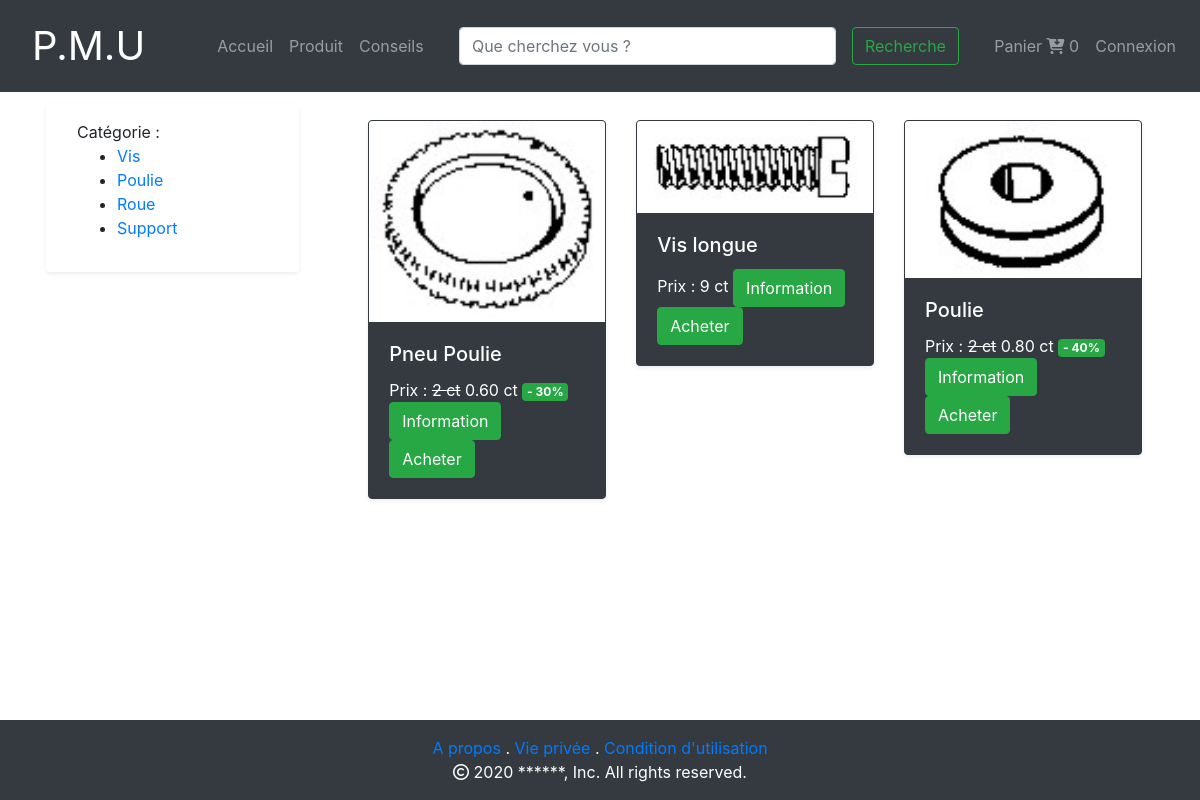
The page /vue/cat_prod.php on the database its author committed.
### tables this page shows
CREATE TABLE IF NOT EXISTS `categorie_produit` (
  `id_cat_prod` int NOT NULL AUTO_INCREMENT,
  `libelle` varchar(255) NOT NULL,
  PRIMARY KEY (`id_cat_prod`)
);

CREATE TABLE IF NOT EXISTS `objet` (
  `id` int NOT NULL AUTO_INCREMENT,
  `chemin` varchar(255) NOT NULL,
  `image` varchar(255) NOT NULL,
  `id_prod` int NOT NULL,
  PRIMARY KEY (`id`),
  KEY `fk_prod_objet` (`id_prod`)
);

CREATE TABLE IF NOT EXISTS `produit` (
  `id_produit` int NOT NULL AUTO_INCREMENT,
  `reference` varchar(5) NOT NULL,
  `quantité` int NOT NULL,
  `prix_unitaire` int NOT NULL,
  `libelle` varchar(255) NOT NULL,
  `description` text NOT NULL,
  `id_cat` int NOT NULL,
  `promotion` int DEFAULT NULL,
  PRIMARY KEY (`id_produit`),
  KEY `fk_cat` (`id_cat`)
);

### models/CategorieManager.php (called while the page is built, shortened)
<?php
include_once('Categorie.php');
class CategorieManager
{
    public function listeCategorie()
  {
    $DBase = new Connect();
    $db = $DBase->connexion();
    $categories = [];
    $q = $db->prepare('SELECT id_cat_prod,libelle from categorie_produit');
    $q->execute();
    while ($donnees = $q->fetch(PDO::FETCH_ASSOC))
    {
      $categories[] = new Categorie($donnees);
    }
    return $categories;
  }
}
?>

### models/Categorie.php (called while the page is built, shortened)
<?php
class Categorie
{
	private $_id;
	private $_libelle;
	public function __construct($donnees)
	{
		$this->_id = $donnees['id_cat_prod'];
		$this->_libelle = $donnees['libelle'];
	}
	public function getId()
	{
		return $this->_id;
	}
	public function getLibelle()
	{
		return $this->_libelle;
	}
}
?>

### models/ArticleManager.php (called while the page is built, shortened)
<?php
include_once('Article.php');
class articleManager
{
  public function getPromotionCategorie($categorie)
  {
    $promotions = [];
    $DBase = new Connect();
		$db = $DBase->connexion();
    $q = $db->prepare('SELECT id_produit,produit.libelle,chemin,image,prix_unitaire,ROUND(prix_unitaire*(pourcentage/100),2)as prix,promotion,pourcentage,datefin from produit
    join categorie_produit on categorie_produit.id_cat_prod = id_cat
    join objet on objet.id_prod = id_produit
    join promotion on promotion.id = produit.promotion where CURDATE() between datedebut and datefin and categorie_produit.id_cat_prod LIKE "'.$categorie.'"');
    $q->execute();
    while ($donnees = $q->fetch(PDO::FETCH_ASSOC))
    {
      $promotions[] = new Article($donnees);
    }
    return $promotions;
  }
  public function getList($categorie)
  {
    $articles = [];
    $DBase = new Connect();
    $db = $DBase->connexion();
    $q = $db->prepare('SELECT id_produit,produit.libelle,description,prix_unitaire,chemin,image,promotion from objet join (produit
    join categorie_produit on categorie_produit.id_cat_prod = id_cat) on produit.id_produit = id_prod  where id_cat LIKE "'.$categorie.'" ');
    $q->execute();
    while ($donnees = $q->fetch(PDO::FETCH_ASSOC))
    {
      $articles[] = new Article($donnees);
    }
    return $articles;
  }
}

### models/Article.php (called while the page is built, shortened)
<?php
class Article
{
	private $_id ;
	private $_prix_unitaire = 0;
	private $_libelle = "";
	private $_chemin = "";
	private $_nomImage = "";
	private $_id_promotion = "";
	private $_prixPromo;
	private $_pourcentage;
	public function __construct($donnees)
	{
		if (isset($donnees['id_produit'])) {
			$this->_id = $donnees['id_produit'];
		}
		if (isset($donnees['prix_unitaire'])) {
			$this->_prix_unitaire = $donnees['prix_unitaire'];
		}
		if (isset($donnees['libelle'])) {
			$this->_libelle = $donnees['libelle'];
		}
		if (isset($donnees['chemin'])) {
			$this->_chemin = $donnees['chemin'];
		}
		if (isset($donnees['image'])) {
			$this->_nomImage = $donnees['image'];
		}
		if (isset($donnees['promotion'])) {
			$this->_id_promotion = $donnees['promotion'];
		}
		if (isset($donnees['prix'])) {
			$this->_prixPromo = $donnees['prix'];
		}
		if (isset($donnees['pourcentage'])) {
			$this->_pourcentage = $donnees['pourcentage'];
		}
	}
	public function getId()
	{
		return $this->_id;
	}
	public function getPrix()
	{
		return $this->_prix_unitaire;
	}
	public function getLibelle()
	{
		return $this->_libelle;
	}
	public function getImage()
	{
		return $this->_chemin;
	}
	public function getNomImage()
	{
		return $this->_nomImage;
	}
	public function getPromotion()
	{
		return $this->_id_promotion;
	}
	public function getPrixPromo()
	{
		return $this->_prixPromo;
	}
	public function getPourcentage()
	{
		return $this->_pourcentage;
	}
}
 ?>

### vue/cat_prod.php (the view, shortened to what this page needs)
<?php
    include_once('../models/CategorieManager.php');
    include_once('../models/Categorie.php');
    include_once('../models/ArticleManager.php');
    $article = [];
    $articlePromo = [];
    $Cat_man = new CategorieManager();
    $Art_man = new articleManager();
    if(isset($_GET['categorie'])){
        $article = $Art_man->getList($_GET['categorie']);
        $articlePromo=$Art_man->getPromotionCategorie($_GET['categorie']);
    }
    else{
        $article = $Art_man->getList('%');
        $articlePromo=$Art_man->getPromotionCategorie('%');
    }
    $categories = $Cat_man->listeCategorie();
    $tailleCategories = sizeof($categories);
    $tailleArticle = sizeof($article);
?>
<html lang="fr">
    <?php include_once('../public/template/head.php'); ?>
    <body>
        <?php include_once('../public/template/header.php'); ?>
        <main>
           <div class="container-fluid">
               <div class="row ml-1 p-2">
                    <div class="col-3">
                        <div class="row shadow-sm m-1 p-3 mb-5 bg-white rounded">
                            <div class="col">
                                <a>Catégorie :</a>
                                <ul>
                                    <?php
                                        for ($i=0; $i < $tailleCategories; $i++) {
                                            echo '<li> <a href="cat_prod.php?categorie='.$categories[$i]->getId().'">'. $categories[$i]->getLibelle() . '</a></li> ';
                                        }
                                     ?>
                                </ul>
                            </div>
                        </div>
                    </div>
                    <div class="col-9">
                        <div class="row m-1 p-3 mb-5 bg-white rounded">
                            <div class="col">
                                <div class="row">
<?php
    $y = 0;
    for ($i=0; $i < $tailleArticle; $i++) {
?>
                                    <div class="col-4">
                                        <div class="card border border-dark  shadow-sm bg-dark  text-white rounded">
                                            <img src=<?php echo '"'.$article[$i]->getImage().'"'?> class="card-img-top" alt="<?php echo $article[$i]->getNomImage()?>">
                                            <div class="card-body">
                                                <div class="row">
                                                    <div class="col">
                                                        <h5 class="card-title"><?php echo $article[$i]->getLibelle() ?></h5>
                                                        <?php
                                                        if($article[$i]->getPromotion() != NULL){
                                                        if($article[$i]->getId() == $articlePromo[$y]->getId()){
                                                        ?>
                                                            <span class="card-link">Prix : <del><?php echo $articlePromo[$y]->getPrix() ?> ct</del>  <?php echo $articlePromo[$y]->getPrixPromo() ?> ct</span>
                                                            <span class="badge badge-success">- <?php echo $articlePromo[$y]->getPourcentage() ?>%</span>
                                                        <?php
                                                            $y++;
                                                            }
                                                            else{
                                                        ?>
                                                            <span class="card-link">Prix : <?php echo $article[$i]->getPrix() ?> ct</span>
                                                        <?php
                                                            }}
                                                            else{
                                                        ?>
                                                            <span class="card-link">Prix : <?php echo $article[$i]->getPrix() ?> ct</span>
                                                        <?php
                                                            }
                                                        ?>
                                                        <a href="pageProduit.php?id=<?php echo  $article[$i]->getId()?>"><button class="card-link btn btn-success" name="info" id="info">Information</button></a>
                                                        <a class="card-link btn btn-success ajouterPanier" href="/projetphp/controllers/ajouteAuPanier.php?id=<?php echo  $article[$i]->getId()?>" name="acheter" id="acheter">Acheter</a>
                                                    </div>
                                                </div>
                                            </div>
                                        </div>
                                    </div>
<?php
    }
?>
                            </div>
                        </div>
                    </div>
               </div>
           </div>
        </main>
        <?php include_once('../public/template/footer.php'); ?>
    </body>
</html>

### public/template/template.css (style rules this page uses)
html { height: 100%; }
body { margin: 0; display: flex; flex-direction: column; min-height: 100vh; }
main { flex: 1; }

### rows shown on the page
categorie_produit: libelle "Vis"
categorie_produit: libelle "Poulie"
categorie_produit: libelle "Roue"
categorie_produit: libelle "Support"
objet: chemin+image (picture), produit.libelle "Pneu Poulie", Prix "2", PrixPromo "0.60", Pourcentage "30"
objet: chemin (picture), produit.libelle "Vis longue", produit.prix_unitaire "9"
objet: chemin+image (picture), produit.libelle "Poulie", Prix "2", PrixPromo "0.80", Pourcentage "40"

### other values the page prints
$panier->nbArticles() "0"
